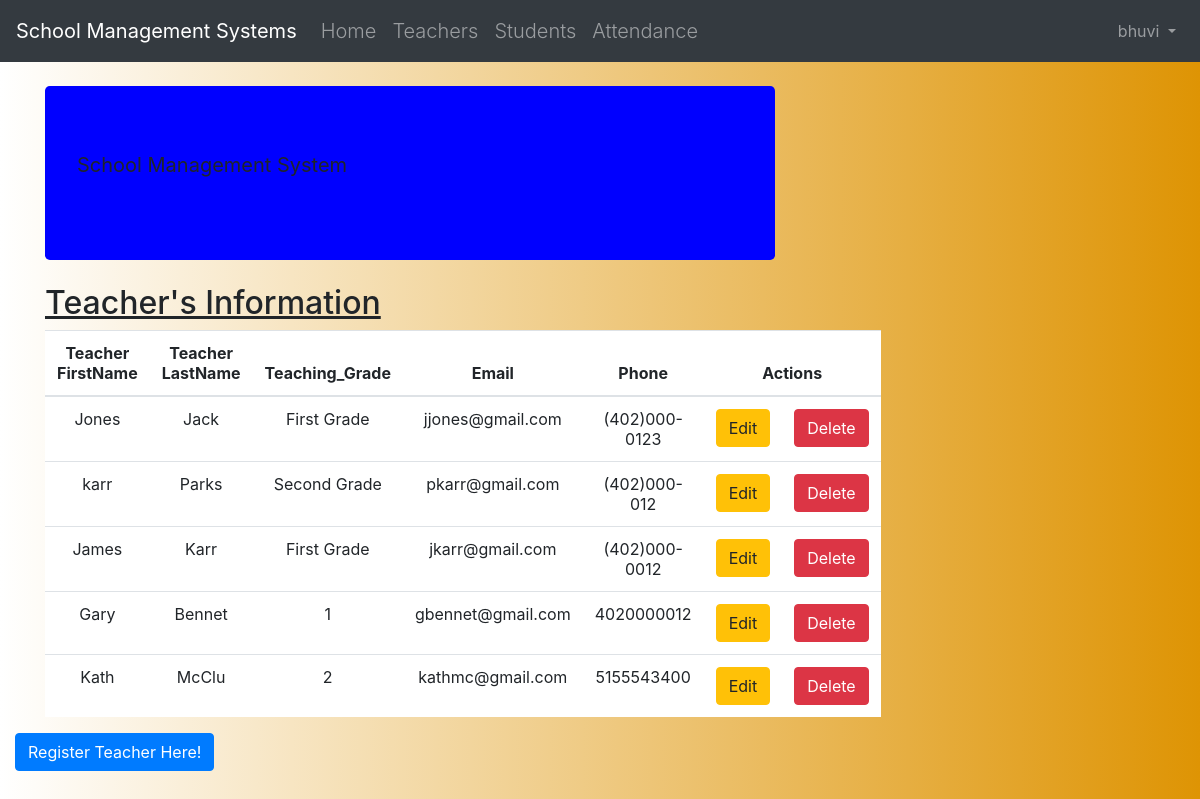
Before: /teacher_list/ (signed in) with the older database file.
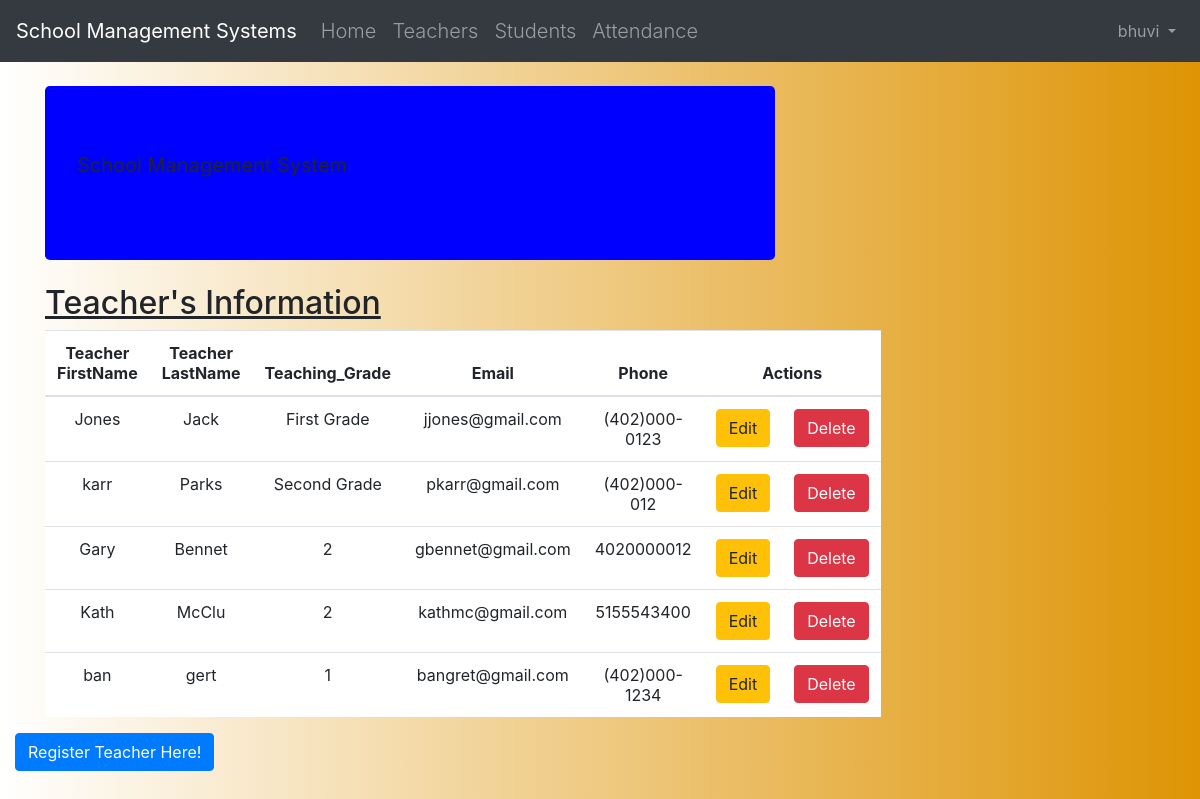
After: the same page with the newer database file.
### Schools/models.py (models this page shows, shortened)
class Teacher(models.Model):
    teacher_ID = models.IntegerField(primary_key=True, max_length=10, blank=False, null=False, default=' ')
    teacher_lastname = models.CharField(max_length=50, blank=False, null=True, default='')
    teacher_firstname = models.CharField(max_length=50, blank=False, null=True, default='')
    teaching_grade = models.CharField(max_length=50, blank=False, null=True, default='')
    teacher_street_address = models.CharField(max_length=100, blank=False, null=True, default='')
    teacher_city = models.CharField(max_length=50, blank=False, null=True, default='')
    teacher_state = models.CharField(max_length=50, blank=False, null=True, default='')
    teacher_zip = models.CharField(max_length=50, blank=True, null=True, default='00000')
    teacher_email = models.EmailField(max_length=100, default=' ')
    teacher_phone = models.CharField(max_length=50, default='(402)000-0000')

### Schools/views.py (the view)
# urls.py: path('teacher_list/', views.teacher_list, name='teacher_list'),
@login_required
def teacher_list(request):
    teachers = Teacher.objects.all()
    return render(request, "Schools/teacher_list.html", {'teachers': teachers})

### Schools/templates/Schools/teacher_list.html (shortened to what this page needs)
{% extends 'Schools/base.html' %}
{% block content %}
<html lang="en">
    <body>
  <header class="jumbotron my-4 table-responsive" style="background: blue">
      <p class="lead text-nowrap"><b>School Management System</b></p>
         </header>
    <div class="row"> <br>
        <h2 style="padding-left: 15Px"><u>Teacher's Information</u></h2>
    </div>
    <div>
        <table class="table table-hover table-responsive-lg text-center">
            <thead>
            <tr bgcolor="white">
                <th>Teacher FirstName</th>
                <th>Teacher LastName</th>
                <th>Teaching_Grade</th>
                <th>Email</th>
                <th>Phone</th>
                <th colspan="3">Actions</th>
            </tr>
            </thead>
            <tbody>
            {% for teacher in teachers %}
                <tr bgcolor="white">
                    <td>{{ teacher.teacher_firstname }}</td>
                    <td>{{ teacher.teacher_lastname}}</td>
                    <td>{{ teacher.teaching_grade }}</td>
                    <td>{{ teacher.teacher_email }}</td>
                    <td>{{ teacher.teacher_phone}}</td>
                    <td><a href="{% url 'Schools:teacher_edit' pk=teacher.pk %}"
                           class="btn btn-warning">Edit</a></td>
                    <td><a href="{% url 'Schools:teacher_delete' pk=teacher.pk %}"
                    onclick="return confirm('Are you sure you want to delete?')"
                    class="btn btn-danger">Delete</a>
                    </td>
                </tr>
            {% endfor %}
            </tbody>
        </table>
    </div>
     <div class="row">
            <a href="{% url 'Schools:teacher_create' %}" class="row"><span
                    class="btn btn-primary">Register Teacher Here!</span></a>
     </div>
    </body>
    </html>
{% endblock %}

Changed rows visible on the page:
removed Teacher: teacher_firstname "James", teacher_lastname "Karr", teaching_grade "First Grade", teacher_email "jkarr@gmail.com", teacher_phone "(402)000-0012"
changed Teacher "Gary": teaching_grade "1" → "2"
added Teacher: teacher_firstname "ban", teacher_lastname "gert", teaching_grade "1", teacher_email "bangret@gmail.com", teacher_phone "(402)000-1234"
